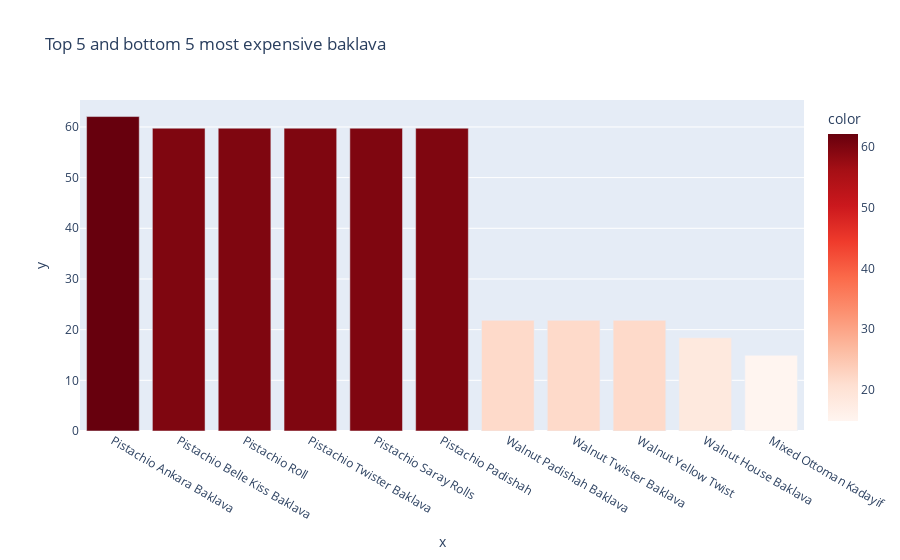

This figure's notebook cell:
### Code cell
# Prepare data for plot
top_5_expensive_index = df_clean['baklava_price_euro'].sort_values(ascending=False)[0:6].index
bottom_5_expensive_index = df_clean['baklava_price_euro'].sort_values(ascending=False)[-5:].index
to_plot_indices = top_5_expensive_index.union(bottom_5_expensive_index)

to_plot_price = df_clean.loc[to_plot_indices]['baklava_price_euro'].sort_values(ascending=False)
to_plot_name = df_clean.loc[to_plot_price.index]['baklava_name']

# To add additionally information when holding the mouse above the bar chart
to_plot_premium = df_clean.loc[to_plot_price.index]['premium']
to_plot_tin = df_clean.loc[to_plot_price.index]['tin']

fig = px.bar(df_clean, 
             x=to_plot_name, 
             y=to_plot_price,
             hover_data=[to_plot_premium, to_plot_tin],
             labels={'hover_data_0':'Premium_or_not','hover_data_1':'Tin_or_not'},
             color=to_plot_price,
             color_continuous_scale=px.colors.sequential.Reds,
            title = "Top 5 and bottom 5 most expensive baklava") 
fig.show()

### Figure 1 — Plotly figure (JSON) as saved in the notebook; plotly's stock layout.template omitted (floating-point values rounded to 4 significant figures)
{"data": [{"alignmentgroup": "True", "customdata": [["Premium", "Tin"], ["Not Premium", "Tin"], ["Not Premium", "Not Tin"], ["Not Premium", "Not Tin"], ["Not Premium", "Not Tin"], ["Not Premium", "Not Tin"], ["Not Premium", "Not Tin"], ["Not Premium", "Not Tin"], ["Not Premium", "Not Tin"], ["Not Premium", "Not Tin"], ["Not Premium", "Not Tin"]], "hovertemplate": "x=%{x}<br>y=%{y}<br>Premium_or_not=%{customdata[0]}<br>Tin_or_not=%{customdata[1]}<br>color=%{marker.color}<extra></extra>", "legendgroup": "", "marker": {"color": [62.05, 59.75, 59.75, 59.75, 59.75, 59.75, 21.83, 21.83, 21.83, 18.39, 14.94], "coloraxis": "coloraxis", "pattern": {"shape": ""}}, "name": "", "offsetgroup": "", "orientation": "v", "showlegend": false, "textposition": "auto", "type": "bar", "x": ["Pistachio Ankara Baklava", "Pistachio Belle Kiss Baklava", "Pistachio Roll", "Pistachio Twister Baklava", "Pistachio Saray Rolls", "Pistachio Padishah", "Walnut Padishah Baklava", "Walnut Twister Baklava", "Walnut Yellow Twist", "Walnut House Baklava", "Mixed Ottoman Kadayif"], "xaxis": "x", "y": [62.05, 59.75, 59.75, 59.75, 59.75, 59.75, 21.83, 21.83, 21.83, 18.39, 14.94], "yaxis": "y"}], "layout": {"barmode": "relative", "coloraxis": {"colorbar": {"title": {"text": "color"}}, "colorscale": [[0, "rgb(255,245,240)"], [0.125, "rgb(254,224,210)"], [0.25, "rgb(252,187,161)"], [0.375, "rgb(252,146,114)"], [0.5, "rgb(251,106,74)"], [0.625, "rgb(239,59,44)"], [0.75, "rgb(203,24,29)"], [0.875, "rgb(165,15,21)"], [1, "rgb(103,0,13)"]]}, "legend": {"tracegroupgap": 0}, "title": {"text": "Top 5 and bottom 5 most expensive baklava"}, "xaxis": {"anchor": "y", "domain": [0, 1], "title": {"text": "x"}}, "yaxis": {"anchor": "x", "domain": [0, 1], "title": {"text": "y"}}}}
